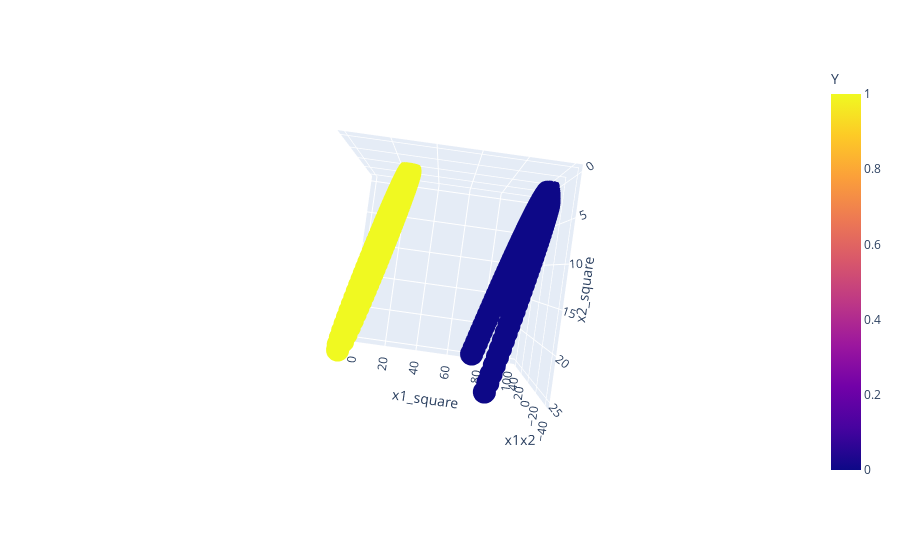

Source (notebook cell):
### Code cell
fig=px.scatter_3d(df,x='x1_square',y='x2_square',z='x1x2', color='Y')
fig.show()

### Figure 1 — Plotly figure (JSON) as saved in the notebook; plotly's stock layout.template omitted (floating-point values rounded to 4 significant figures; data arrays with more than 128 entries replaced by an {"elided": "..."} marker saying what was removed)
{"data": [{"hovertemplate": "x1_square=%{x}<br>x2_square=%{y}<br>x1x2=%{z}<br>Y=%{marker.color}<extra></extra>", "legendgroup": "", "marker": {"color": {"elided": "400 int values"}, "coloraxis": "coloraxis", "symbol": "circle"}, "mode": "markers", "name": "", "scene": "scene", "showlegend": false, "type": "scatter3d", "x": {"elided": "400 float values"}, "y": {"elided": "400 float values"}, "z": {"elided": "400 float values"}}], "layout": {"autosize": true, "coloraxis": {"colorbar": {"title": {"text": "Y"}}, "colorscale": [[0, "#0d0887"], [0.1111, "#46039f"], [0.2222, "#7201a8"], [0.3333, "#9c179e"], [0.4444, "#bd3786"], [0.5556, "#d8576b"], [0.6667, "#ed7953"], [0.7778, "#fb9f3a"], [0.8889, "#fdca26"], [1, "#f0f921"]]}, "legend": {"tracegroupgap": 0}, "margin": {"t": 60}, "scene": {"aspectmode": "auto", "aspectratio": {"x": 1, "y": 1, "z": 1}, "camera": {"center": {"x": 0, "y": 0, "z": 0}, "eye": {"x": -2.161e-17, "y": -1.544e-16, "z": -2.545}, "projection": {"type": "perspective"}, "up": {"x": 0, "y": 0, "z": 1}}, "domain": {"x": [0, 1], "y": [0, 1]}, "xaxis": {"title": {"text": "x1_square"}, "type": "linear"}, "yaxis": {"title": {"text": "x2_square"}, "type": "linear"}, "zaxis": {"title": {"text": "x1x2"}, "type": "linear"}}}}
